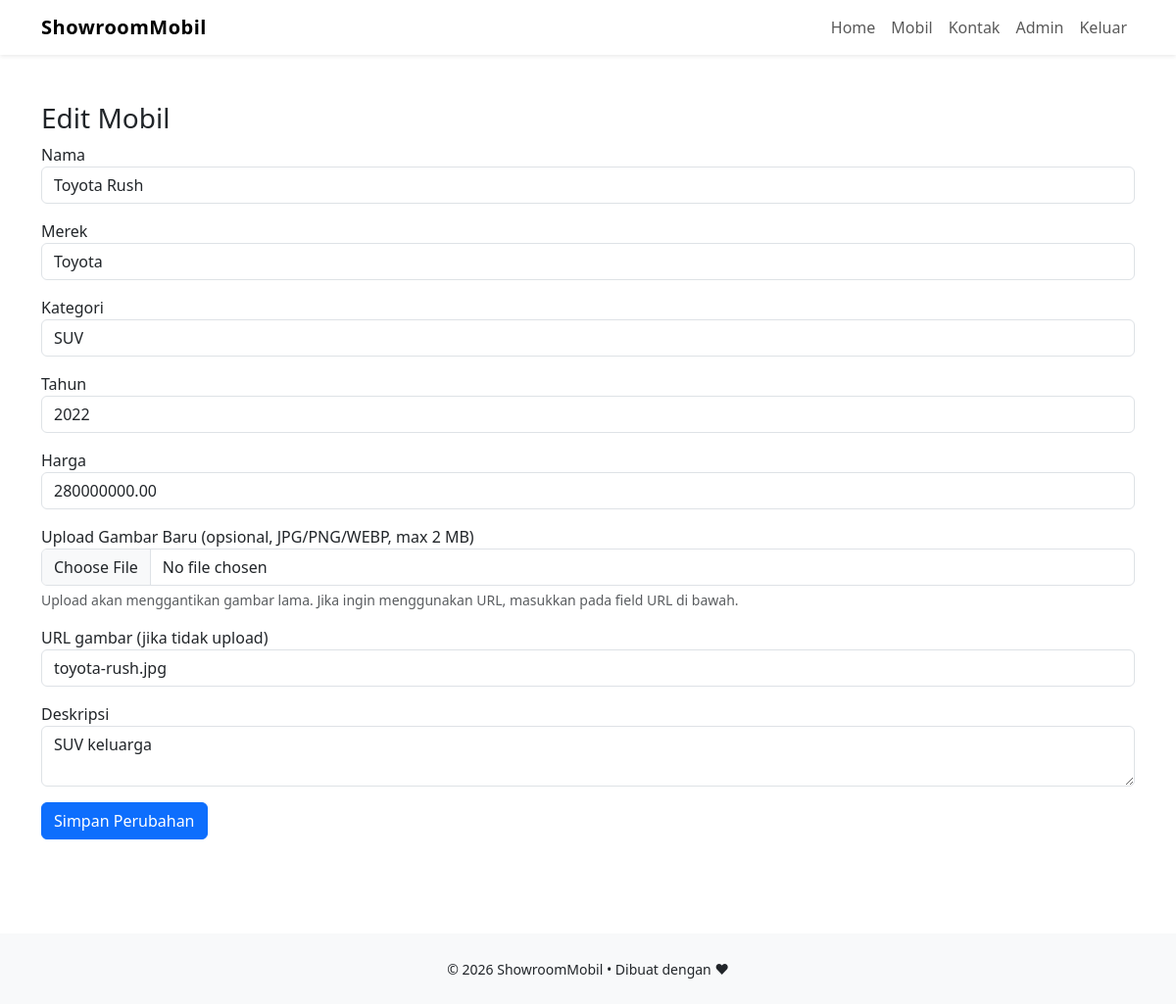
The page /admin-edit.php?id=1 (signed in) on the database its author committed.
### tables this page shows
CREATE TABLE mobil(
id INT AUTO_INCREMENT PRIMARY KEY,
nama VARCHAR(200),
merek_id INT,
kategori_id INT,
tahun INT,
kilometer INT DEFAULT 0,
harga DECIMAL(15,2),
stok INT DEFAULT 10,
deskripsi TEXT,
gambar VARCHAR(255),
created_at TIMESTAMP DEFAULT CURRENT_TIMESTAMP,
FOREIGN KEY(merek_id) REFERENCES merek(id) ON DELETE SET NULL,
FOREIGN KEY(kategori_id) REFERENCES kategori(id) ON DELETE SET NULL);

CREATE TABLE merek(id INT AUTO_INCREMENT PRIMARY KEY,nama VARCHAR(100));

CREATE TABLE kategori(id INT AUTO_INCREMENT PRIMARY KEY,nama VARCHAR(100));

### admin-edit.php (the view, shortened to what this page needs)
<?php
require __DIR__.'/../config/config.php';
$id = intval($_GET['id'] ?? 0);
$merek = $pdo->query("SELECT * FROM merek")->fetchAll(PDO::FETCH_ASSOC);
$kategori = $pdo->query("SELECT * FROM kategori")->fetchAll(PDO::FETCH_ASSOC);
$stmt = $pdo->prepare("SELECT * FROM mobil WHERE id=?");
$stmt->execute([$id]);
$m = $stmt->fetch(PDO::FETCH_ASSOC);
include __DIR__ . '/../config/header.php';
?>
<div class="container py-5">
    <h3>Edit Mobil</h3>
    <form method="post" enctype="multipart/form-data">
        <div class="mb-3"><label>Nama</label><input name="nama" value="<?=htmlspecialchars($m['nama'])?>"
                class="form-control" required></div>
        <div class="mb-3"><label>Merek</label>
            <select name="merek_id" class="form-control">
                <?php foreach($merek as $b): ?><option value="<?=$b['id']?>"
                    <?=($b['id']==$m['merek_id']?'selected':'')?>><?=htmlspecialchars($b['nama'])?></option>
                <?php endforeach; ?>
            </select>
        </div>
        <div class="mb-3"><label>Kategori</label>
            <select name="kategori_id" class="form-control">
                <?php foreach($kategori as $k): ?><option value="<?=$k['id']?>"
                    <?=($k['id']==$m['kategori_id']?'selected':'')?>><?=htmlspecialchars($k['nama'])?></option>
                <?php endforeach; ?>
            </select>
        </div>
        <div class="mb-3"><label>Tahun</label><input name="tahun" value="<?=htmlspecialchars($m['tahun'])?>"
                class="form-control" required></div>
        <div class="mb-3"><label>Harga</label><input name="harga" value="<?=htmlspecialchars($m['harga'])?>"
                class="form-control" required></div>
        <div class="mb-3">
            <label>Upload Gambar Baru (opsional, JPG/PNG/WEBP, max <?=UPLOAD_MAX_SIZE/1024/1024?> MB)</label>
            <input type="file" name="gambar_file" accept="image/*" class="form-control">
            <div class="form-text">Upload akan menggantikan gambar lama. Jika ingin menggunakan URL, masukkan pada field
                URL di bawah.</div>
        </div>
        <div class="mb-3"><label>URL gambar (jika tidak upload)</label><input name="gambar"
                value="<?=htmlspecialchars($m['gambar'])?>" class="form-control"></div>
        <div class="mb-3"><label>Deskripsi</label><textarea name="deskripsi"
                class="form-control"><?=htmlspecialchars($m['deskripsi'])?></textarea></div>
        <button class="btn btn-primary">Simpan Perubahan</button>
    </form>
</div>
<?php include __DIR__ . '/../config/footer.php'; ?>

### rows shown on the page
mobil: nama "Toyota Rush", merek_id "Toyota", kategori_id "SUV", tahun "2022", harga "280000000.00", gambar "toyota-rush.jpg", deskripsi "SUV keluarga"

### other values the page prints
UPLOAD_MAX_SIZE/1024/1024 "2"
